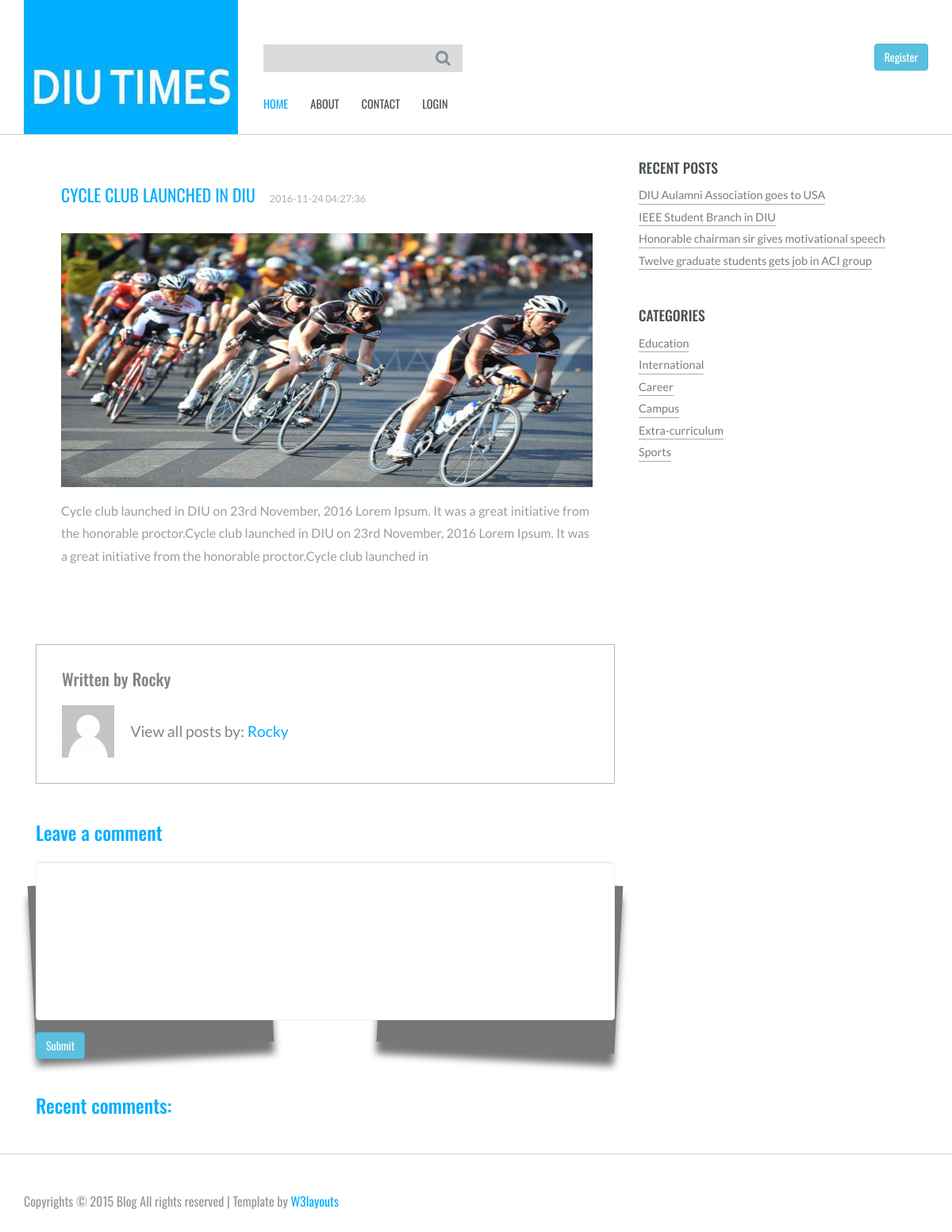
The app's page /single.php?id=5 with its own data.
### tables this page shows
CREATE TABLE IF NOT EXISTS `posts` (
  `post_id` int(255) NOT NULL,
  `post_title` varchar(100) NOT NULL,
  `post_category` varchar(50) NOT NULL,
  `post_author` varchar(50) NOT NULL,
  `post_body` varchar(255) NOT NULL,
  `post_pic` varchar(255) NOT NULL,
  `post_date` timestamp NOT NULL DEFAULT CURRENT_TIMESTAMP
);

### single.php (the view, shortened to what this page needs)
<?php
	include('inc/header.php');
?>
<div class="single">
	<div class="container">
		<div class="col-md-8 single-main">
			<div class="single-grid pbody">
				<?php
					include('inc/connect.php');
					if(isset($_GET['id'])){
						$page_id = $_GET['id'];
						$select_query = "SELECT * FROM posts WHERE post_id = '$page_id'";
						$run_query = mysqli_query($con, $select_query);
						while($row = mysqli_fetch_array($run_query)){
							$post_title = $row['post_title'];
							$post_date = $row['post_date'];
							$post_author = $row['post_author'];
							$post_image = $row['post_pic'];
							$post_content = $row['post_body'];
				?>
				<div class="post-info">
					<h4><a href="single.php"><?php echo $post_title; ?></a>  <?php echo $post_date; ?></h4><br>
					<img src="images/<?php echo $post_image;?>">
					<p><?php echo $post_content; ?></p>
				</div>
			</div>
			 <ul class="comment-list">
		  		   <h5 class="post-author_head">Written by <a href="#" title="Posts by admin" rel="author"><?php echo $post_author; ?></a></h5>
		  		   <li><img src="images/avatar.png" class="img-responsive" alt="">
		  		   <div class="desc">
		  		   <p>View all posts by: <a href="authorPage.php?name=<?php echo $post_author;?>" title="Posts by admin" rel="author"><?php echo $post_author; ?></a></p>
		  		   </div>
		  		   <div class="clearfix"></div>
		  		   </li>
		  	  </ul>
		  	  <?php } }?>
			  <div class="content-form">
					<h3>Leave a comment</h3>
					<form action="single.php" method = "post">
						<div class="form-group">
						    <textarea name="body" class="form-control" rows="5"></textarea>
						 </div>
						<button name="submit" type="submit" class="btn btn-info">Submit</button>
					 </form>
			   </div>
		  </div>
			  <div class="col-md-4 side-content">
				 <?php include('inc/recentpost.php'); ?>
				 <div class="categories">
					<h3>CATEGORIES</h3>
					<ul>
					  <li><a href="category.php?id=Education">Education</a></li>
					  <li><a href="category.php?id=International">International</a></li>
					  <li><a href="category.php?id=Career">Career</a></li>
					  <li><a href="category.php?id=Campus">Campus</a></li>
					  <li><a href="category.php?id=Extra-curriculum">Extra-curriculum</a></li>
					  <li><a href="category.php?id=Sports">Sports</a></li>
					</ul>
				 </div>
			  </div>
			  <div class="clearfix"></div>
			  <?php include('comment.php'); ?>
		  </div>
	  </div>
<?php include('inc/footer.php'); ?>

### inc/recentpost.php
<div class="recent">
	<h3>RECENT POSTS</h3>
	<?php
		include('inc/connect.php');
		$sql = "SELECT * from posts order by 1 desc limit 0,4";
		$run = mysqli_query($con, $sql);
		while($row = mysqli_fetch_array($run)){
			$post_id = $row['post_id'];
			$title = $row['post_title'];
	?>
	<ul>
		<li><a href="single.php?id=<?php echo $post_id;?>"><?php echo $title;?></a></li>
	</ul>
	<?php } ?>
</div>

### css/style.css (style rules this page uses)
html, body { font-size: 100%; background-size:cover; font-family: 'Oswald', sans-serif; }
body a { transition: 0.5s all ease; -webkit-transition: 0.5s all ease; -moz-transition: 0.5s all ease; -o-transition: 0.5s all ease; -ms-transition: 0.5s all ease; }
h1,h2,h3,h4,h5,h6 { margin:0; }
p { margin:0; }
ul,label { margin:0; padding:0; }
.content,.about-content,.contact-content,.single { border-top:1px solid #d2d2d2; border-bottom:1px solid #d2d2d2; }
.post-info { background:#fff; padding:2em; }
.post-info h4 { color:#afafaf; font-family: 'Lato', sans-serif; font-size:0.8em; margin-bottom:1em; }
.post-info h4 a { font-size:1.7em; color:#00aeff; margin-right:0.7em; display:inline-block; text-decoration:none; font-family: 'Oswald', sans-serif; font-weight:400; text-transform:uppercase; }
.post-info p { font-family: 'Lato', sans-serif; color:#9a9da0; font-size:0.9em; line-height:1.5em; margin-bottom:1em; }
.post-info a { color: #626465; font-weight: 400; font-size: 1em; display: inline-block; text-decoration: none; }
.post-info:before, .post-info:after { z-index: -1; position: absolute; content: ""; bottom: 15px; left: 10px; width: 50%; top: 80%; max-width:300px; background: #777; -webkit-box-shadow: 0 15px 10px #777; -moz-box-shadow: 0 15px 10px #777; box-shadow: 0 15px 10px #777; -webkit-transform: rotate(-3deg); -moz-transform: rotate(-3deg); -o-transform: rotate(-3deg); -ms-transform: rotate(-3deg); transform: rotate(-3deg); }
.post-info:after { -webkit-transform: rotate(3deg); -moz-transform: rotate(3deg); -o-transform: rotate(3deg); -ms-transform: rotate(3deg); transform: rotate(3deg); right: 10px; left: auto; }
.recent,.comments,.archives { margin-bottom:3em; }
.recent h3,.comments h3,.archives h3,.categories h3 { color:#4a5054; font-size:1.1em; margin-bottom:0.5em; }
.recent ul li,.comments ul li,.archives ul li,.categories ul li { display:block; }
.recent li a,.comments ul li a,.archives ul li a,.categories ul li a { color:#7C7C7C; border-bottom:1px solid #a6aaae; font-family: 'Lato', sans-serif; font-size: 0.9em; text-decoration: none; padding: 6px 0 0 0; display:inline-block; font-weight: 400; }
.about-content,.contact-content,.single { padding:2em 0; }
.single-grid p { font-family: 'Lato', sans-serif; color: #9a9da0; font-size: 1em; line-height: 1.8em; margin:1em 0; text-align:justify; }
.single-grid img { width:100%; }
ul.comment-list { border: 1px solid #BAB6B6; padding: 2em; margin: 3em 0; list-style: none; }
h5.post-author_head { font-size: 1.3em; color: #848484; margin: 0 0 1em; }
h5.post-author_head a { color: #848484; }
ul.comment-list img { float: left; width: 10%; margin-right: 20px; }
.desc p { font-size: 1.2em; color: #848484; margin-top: 1em; display: inline-block; font-family: 'Lato', sans-serif; }
.desc p a { color: #00aeff; font-family: 'Lato', sans-serif; }
.content-form form input[type="text"], .content-form form textarea { padding: 10px 15px; width: 100%; color: #333; font-size: 1em; border: 1px solid #F6F1DE; font-family: 'Lato', sans-serif; outline: none; display: block; margin: 10px 0; }
.content-form form textarea { height: 200px; resize: none; }
.content-form h3 { color: #00aeff; margin-bottom: 1em; text-decoration: none; display: block; font-family: 'Oswald', sans-serif; }

### css/style2.css (style rules this page uses)
.pbody img { height: 320px; width: 670px; }

### records on screen
posts: post_title "CYCLE CLUB LAUNCHED IN DIU", post_date "2016-11-24 04:27:36", post_pic (picture), post_body "Cycle club launched in DIU on 23rd November, 2016 Lorem Ipsum. It was a great initiative from the honorable proctor.Cycle club launched in DIU on 23rd November, 2016 Lorem Ipsum. It was a great initiative from the honorable proctor.Cycle club launched in", post_author "Rocky"
posts: post_title "DIU Aulamni Association goes to USA"
posts: post_title "IEEE Student Branch in DIU"
posts: post_title "Honorable chairman sir gives motivational speech"
posts: post_title "Twelve graduate students gets job in ACI group"
